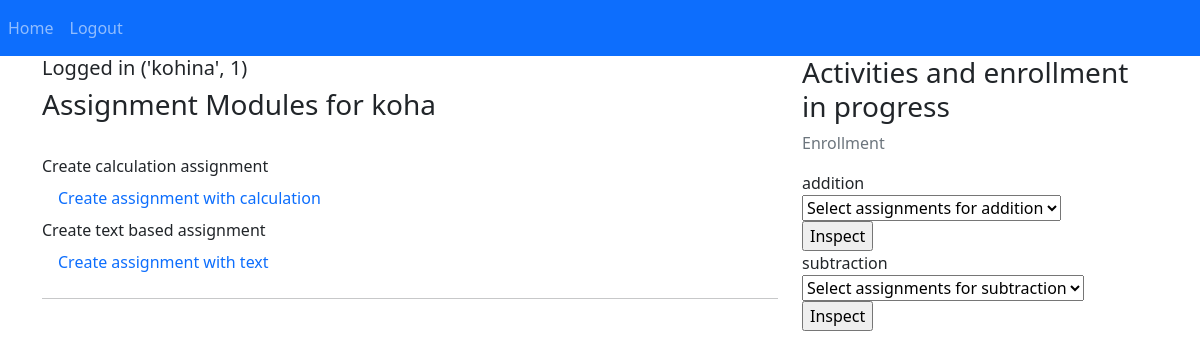
The page /managekids/1 (signed in) on the database as committed earlier.
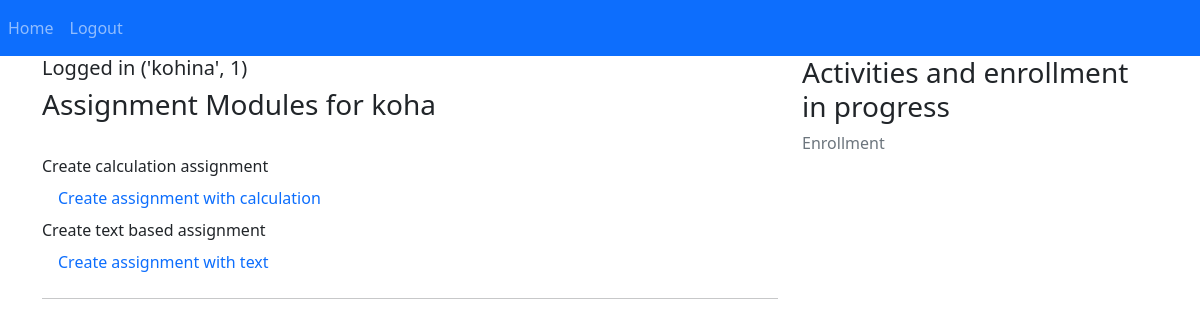
The same page on the database as committed later.
### webapp/models.py (models this page shows, shortened)
class Modules(db.Model):
    id = db.Column(db.Integer, primary_key=True)
    modulename = db.Column(db.String(50))
    assignmentcalc = db.relationship('Assignmentcalc', backref='modules')
    assignmenttext = db.relationship('Assignmenttext', backref='modules')
    completed_module = db.Column(db.Integer, default=0)
    registerkids_id = db.Column(db.Integer, db.ForeignKey('registerkids.id')) #, nullable=False)

### webapp/parents.py (the view)
@parents.route('/managekids/<int:id>', methods=['GET','POST'])
def managekids(id):
    if current_user.is_authenticated:
        module = Modules.query.filter(Modules.registerkids_id==id).all()
        assignment = db.session.query(Assignmentcalc).all()
        kids = Registerkids.query.filter(Registerkids.id==id).first()
    return render_template("managekids.html", user = current_user, id = id, module = module, kids = kids, assignment= assignment)

### webapp/__init__.py (called while the page is built)
def create_app():
    app = Flask(__name__)
    app.config['SECRET_KEY'] = SECRET_KEY
    app.config['SQLALCHEMY_DATABASE_URI'] = SQLALCHEMY_DATABASE_URI
    bcrypt.init_app(app)
    login_manager.init_app(app)
    db.init_app(app)
    from .parents import parents
    from .auth import auth
    from .kids import kids
    app.register_blueprint(parents, url_prefix='/')
    app.register_blueprint(auth, url_prefix='/')
    app.register_blueprint(kids, url_prefix='/')
    from .models import Users
    create_database(app)
    @login_manager.user_loader
    def load_user(user_id):
        return Users.query.get(int(user_id))
    return app

### webapp/templates/managekids.html (shortened to what this page needs)
{% extends "layout.html" %}
{% block content %}
{% if current_user.is_authenticated %}
<h5>Logged in {{ user.username, id}}</h5>
<h3>Assignment Modules for {{ kids.kidsusername }} </h3><br>
<div> Create calculation assignment
    <a class="nav-link" href="{{url_for('parents.createmodule',id=0)}}">Create assignment with calculation</a>
</div>
<div> Create text based assignment
    <a class="nav-link" href="{{url_for('parents.createmodule',id=1)}}">Create assignment with text</a>
</div>
<hr>
{% else %}
<div> For Kids to login click this link
    <a class="nav-link" href="{{url_for('kids.kidslogin')}}">Kids Login</a>
</div>
<hr>
{% endif %}
{% endblock content %}
{% block content2 %}
{% for mod in module %}
<form action="{{url_for('parents.editassignmentcalcselect')}}", method="POST">
        {{ mod.modulename }} <br>
        <select name="selectitem">  <option value=0>Select assignments for {{ mod.modulename }}</option>
            </select>
            <br>
    <input type="submit" value="Inspect">
</form>
{% endfor %}
<br>
{% endblock content2 %}

Rows that differ between the two databases and show on the page:
removed Modules: modulename "addition"
removed Modules: modulename "subtraction"
